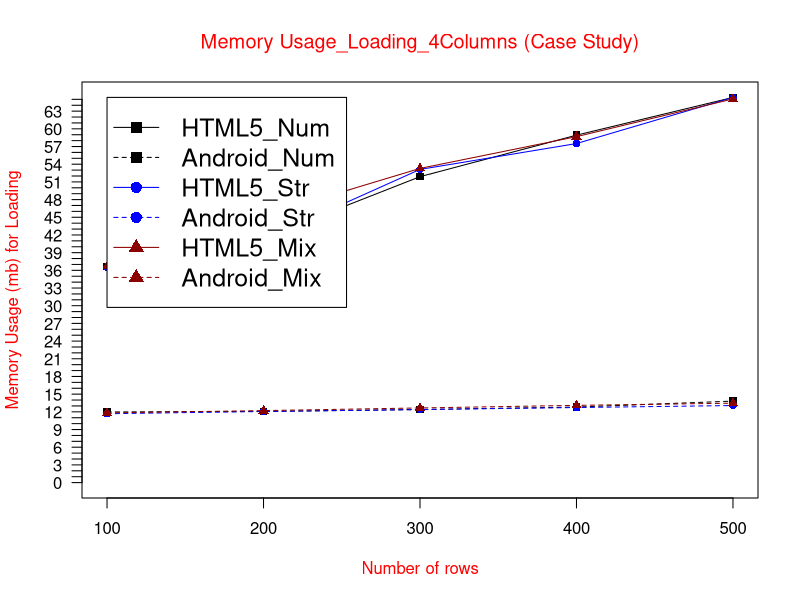

This figure's R source:
data <- read.table("(CS)MUloading4col.txt", header = TRUE)

max_y <- max(data)
plot_colors <- c("black", "blue", "red4")
png(filename="(CS)MUloading4col.png", height = 1000, width = 1450, bg = "white")
plot(data$HTML5_Num, type = "o", col = plot_colors[1], pch=15,  ylim=c(0,max_y), axes=FALSE, ann=FALSE)
axis(1, at=1:5, lab=c("100", "200", "300", "400", "500"))
axis(2, las=1, at=1*0:max_y, cex.axis = 1)

box()
lines(data$Android_Num, type="o", pch=15, lty=2, col=plot_colors[1])
lines(data$HTML5_Str, type="o", pch=16, lty=1,  col=plot_colors[2])
lines(data$Android_Str, type="o", pch=16, lty=2,  col=plot_colors[2])   
lines(data$HTML5_Mix, type="o", pch=17, lty=1, col=plot_colors[3])
lines(data$Android_Mix, type="o", pch=17, lty=2,   col=plot_colors[3])

title(main="Memory Usage_Loading_4Columns (Case Study)", col.main="red", font.main=6)
title(xlab= "Number of rows", col.lab="red")
title(ylab= "Memory Usage (mb) for Loading", col.lab="red")
legend(1, max_y, names(data), cex=1.5, col=c("black", "black","blue", "blue","red4","red4"), pch=c(15,15,16,16,17,17), lty=c(1,2,1,2,1,2));

dev.off()
